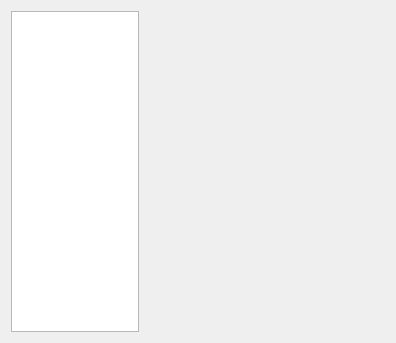
<?xml version="1.0" encoding="UTF-8"?>
<ui version="4.0">
 <class>StaffConfigurationClass</class>
 <widget class="QDialog" name="StaffConfigurationClass">
  <property name="windowModality">
   <enum>Qt::WindowModal</enum>
  </property>
  <property name="geometry">
   <rect>
    <x>0</x>
    <y>0</y>
    <width>396</width>
    <height>343</height>
   </rect>
  </property>
  <property name="font">
   <font>
    <family>宋体</family>
   </font>
  </property>
  <property name="focusPolicy">
   <enum>Qt::StrongFocus</enum>
  </property>
  <property name="windowTitle">
   <string>StaffConfiguration</string>
  </property>
  <property name="windowIcon">
   <iconset resource="../Login/login.qrc">
    <normaloff>:/staff/Resources/staff.png</normaloff>:/staff/Resources/staff.png</iconset>
  </property>
  <property name="modal">
   <bool>true</bool>
  </property>
  <layout class="QHBoxLayout" name="horizontalLayout" stretch="0,1">
   <item>
    <widget class="QListWidget" name="ItemListWidget">
     <property name="maximumSize">
      <size>
       <width>128</width>
       <height>16777215</height>
      </size>
     </property>
     <property name="font">
      <font>
       <family>宋体</family>
       <pointsize>9</pointsize>
      </font>
     </property>
     <property name="whatsThis">
      <string notr="true"/>
     </property>
     <property name="iconSize">
      <size>
       <width>90</width>
       <height>90</height>
      </size>
     </property>
     <property name="spacing">
      <number>12</number>
     </property>
     <property name="viewMode">
      <enum>QListView::IconMode</enum>
     </property>
    </widget>
   </item>
   <item>
    <widget class="QStackedWidget" name="ItemStackedWidget">
     <property name="frameShape">
      <enum>QFrame::NoFrame</enum>
     </property>
     <property name="frameShadow">
      <enum>QFrame::Plain</enum>
     </property>
     <property name="currentIndex">
      <number>0</number>
     </property>
     <widget class="JobTypeWidget" name="pageJob"/>
     <widget class="LevelWidget" name="pageLevel"/>
    </widget>
   </item>
  </layout>
 </widget>
 <layoutdefault spacing="6" margin="11"/>
 <customwidgets>
  <customwidget>
   <class>JobTypeWidget</class>
   <extends>QWidget</extends>
   <header>JobTypeWidget.h</header>
   <container>1</container>
  </customwidget>
  <customwidget>
   <class>LevelWidget</class>
   <extends>QWidget</extends>
   <header>LevelWidget.h</header>
   <container>1</container>
  </customwidget>
 </customwidgets>
 <resources>
  <include location="Staff.qrc"/>
  <include location="../Login/login.qrc"/>
 </resources>
 <connections/>
</ui>
